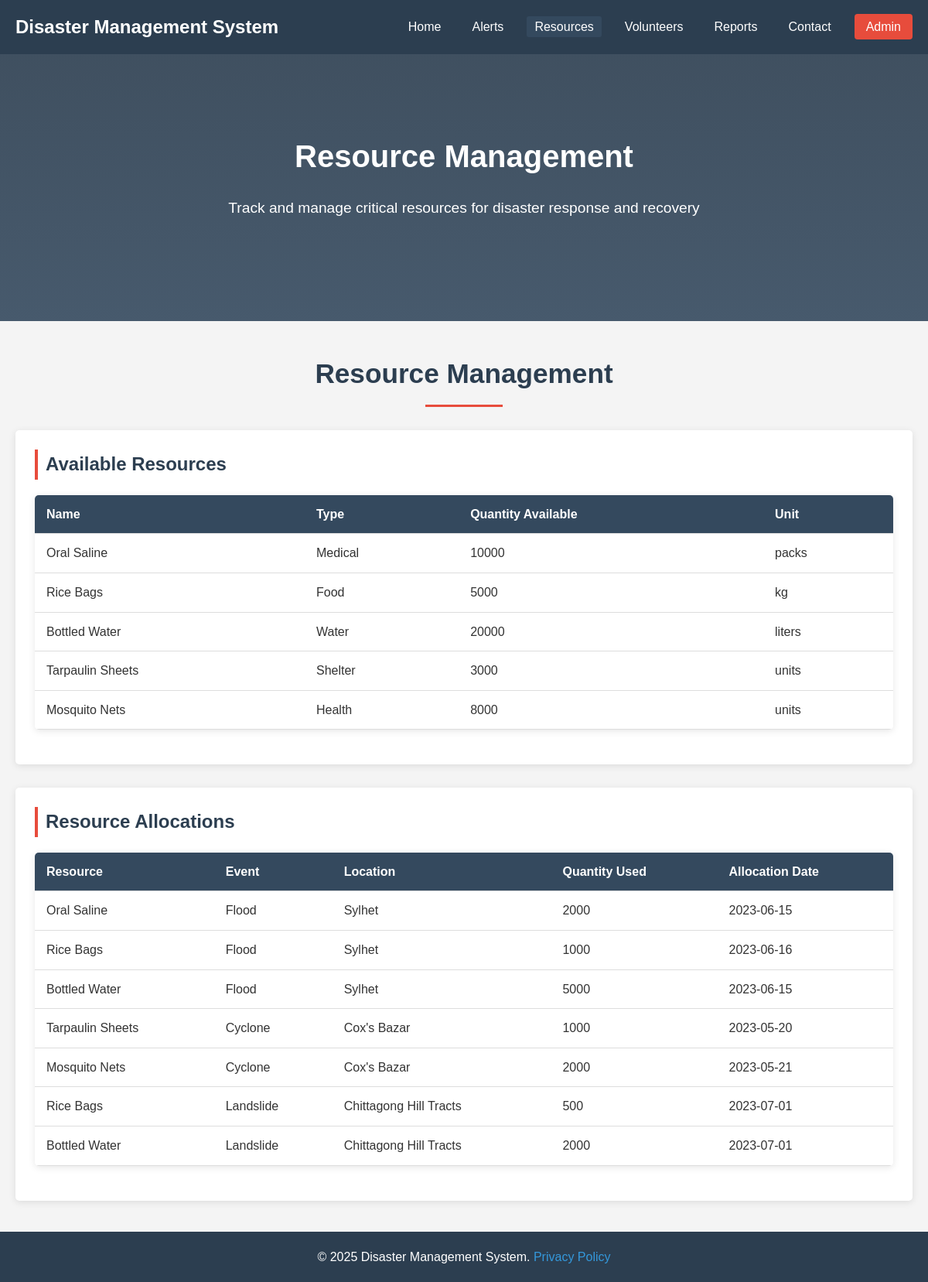
The app's page /resources.php with its own data.
### tables this page shows
CREATE TABLE Resources (
    resource_id INT AUTO_INCREMENT PRIMARY KEY,
    name VARCHAR(100) NOT NULL,
    type VARCHAR(50) NOT NULL,
    quantity_available INT NOT NULL,
    unit VARCHAR(20) NOT NULL
);

CREATE TABLE Resource_Allocation (
    allocation_id INT AUTO_INCREMENT PRIMARY KEY,
    event_id INT NOT NULL,
    resource_id INT NOT NULL,
    quantity_used INT NOT NULL,
    allocation_date DATE DEFAULT (CURRENT_DATE),
    FOREIGN KEY (event_id) REFERENCES Disaster_Events(event_id) ON DELETE CASCADE,
    FOREIGN KEY (resource_id) REFERENCES Resources(resource_id) ON DELETE CASCADE
);

CREATE TABLE Disaster_Events (
    event_id INT AUTO_INCREMENT PRIMARY KEY,
    type VARCHAR(50) NOT NULL,
    location VARCHAR(100) NOT NULL,
    severity VARCHAR(20) NOT NULL,
    start_date DATE NOT NULL,
    end_date DATE
);

### resources.php (the view, shortened to what this page needs)
<?php
include 'db_connect.php';
$resources = $pdo->query("SELECT * FROM Resources")->fetchAll(PDO::FETCH_ASSOC);
$allocations = $pdo->query("
    SELECT ra.*, r.name as resource_name, e.type as event_type, e.location
    FROM Resource_Allocation ra
    JOIN Resources r ON ra.resource_id = r.resource_id
    JOIN Disaster_Events e ON ra.event_id = e.event_id
")->fetchAll(PDO::FETCH_ASSOC);
?>
<!DOCTYPE html>
<html lang="en">
<head>
    <link rel="stylesheet" href="css/style.css">
</head>
<body>
    <header>
        <nav>
            <div class="logo">Disaster Management System</div>
            <ul>
                <li><a href="index.php">Home</a></li>
                <li><a href="alerts.php">Alerts</a></li>
                <li><a href="resources.php" class="active">Resources</a></li>
                <li><a href="volunteers.php">Volunteers</a></li>
                <li><a href="reports.php">Reports</a></li>
                <li><a href="contact.php">Contact</a></li>
                <li><a href="admin_login.php">Admin</a></li>
            </ul>
        </nav>
    </header>
    <section class="hero">
        <div class="hero-content">
            <h1>Resource Management</h1>
            <p>Track and manage critical resources for disaster response and recovery</p>
        </div>
    </section>
    <section class="content">
        <h1>Resource Management</h1>
        <div class="resource-section">
            <h2>Available Resources</h2>
            <table>
                <thead>
                    <tr>
                        <th>Name</th>
                        <th>Type</th>
                        <th>Quantity Available</th>
                        <th>Unit</th>
                    </tr>
                </thead>
                <tbody>
                    <?php if (count($resources) > 0): ?>
                        <?php foreach ($resources as $resource): ?>
                        <tr>
                            <td><?php echo htmlspecialchars($resource['name']); ?></td>
                            <td><?php echo htmlspecialchars($resource['type']); ?></td>
                            <td><?php echo htmlspecialchars($resource['quantity_available']); ?></td>
                            <td><?php echo htmlspecialchars($resource['unit']); ?></td>
                        </tr>
                    <?php endforeach; ?>
                    <?php else: ?>
                        <tr>
                            <td colspan="4">No resources available at this time.</td>
                        </tr>
                    <?php endif; ?>
                </tbody>
            </table>
        </div>
        <div class="resource-section">
            <h2>Resource Allocations</h2>
            <table>
                <thead>
                    <tr>
                        <th>Resource</th>
                        <th>Event</th>
                        <th>Location</th>
                        <th>Quantity Used</th>
                        <th>Allocation Date</th>
                    </tr>
                </thead>
                <tbody>
                    <?php if (count($allocations) > 0): ?>
                        <?php foreach ($allocations as $allocation): ?>
                        <tr>
                            <td><?php echo htmlspecialchars($allocation['resource_name']); ?></td>
                            <td><?php echo htmlspecialchars($allocation['event_type']); ?></td>
                            <td><?php echo htmlspecialchars($allocation['location']); ?></td>
                            <td><?php echo htmlspecialchars($allocation['quantity_used']); ?></td>
                            <td><?php echo htmlspecialchars($allocation['allocation_date']); ?></td>
                        </tr>
                        <?php endforeach; ?>
                    <?php else: ?>
                        <tr>
                            <td colspan="5">No resource allocations available at this time.</td>
                        </tr>
                    <?php endif; ?>
                </tbody>
            </table>
        </div>
    </section>
    <footer>
        <p>&copy; 2025 Disaster Management System. <a href="#">Privacy Policy</a></p>
    </footer>
</body>
</html>

### style.css (style rules this page uses)
* { margin: 0; padding: 0; box-sizing: border-box; }
body { font-family: 'Arial', sans-serif; line-height: 1.6; color: #333; background-color: #f4f4f4; }
header { background-color: #2c3e50; color: white; padding: 1rem 0; position: sticky; top: 0; z-index: 100; }
nav { display: flex; justify-content: space-between; align-items: center; max-width: 1200px; margin: 0 auto; padding: 0 20px; }
.logo { font-size: 1.5rem; font-weight: bold; color: white; }
nav ul { display: flex; list-style: none; }
nav ul li { margin-left: 20px; }
nav ul li a { color: white; text-decoration: none; padding: 5px 10px; border-radius: 3px; transition: background-color 0.3s; }
nav ul li a:hover, nav ul li a.active { background-color: #34495e; }
nav ul li a[href="admin_login.php"] { background-color: #e74c3c; color: white; padding: 8px 15px; border-radius: 4px; }
.hero { background: linear-gradient(rgba(44, 62, 80, 0.9), rgba(52, 73, 94, 0.9)); color: white; text-align: center; padding: 100px 20px; }
.hero-content h1 { font-size: 2.5rem; margin-bottom: 20px; }
.hero-content p { font-size: 1.2rem; margin-bottom: 30px; max-width: 800px; margin-left: auto; margin-right: auto; }
footer { background-color: #2c3e50; color: white; text-align: center; padding: 20px; margin-top: 40px; }
footer a { color: #3498db; text-decoration: none; }
.content { max-width: 1200px; margin: 40px auto; padding: 0 20px; }
.content h1 { color: #2c3e50; margin-bottom: 30px; text-align: center; font-size: 2.2rem; position: relative; padding-bottom: 15px; }
.content h1::after { content: ''; position: absolute; bottom: 0; left: 50%; transform: translateX(-50%); width: 100px; height: 3px; background-color: #e74c3c; }
table { width: 100%; border-collapse: collapse; margin: 20px 0; background-color: white; box-shadow: 0 2px 10px rgba(0, 0, 0, 0.1); border-radius: 5px; overflow: hidden; }
thead { background-color: #34495e; color: white; }
th, td { padding: 12px 15px; text-align: left; border-bottom: 1px solid #ddd; }
.resource-section, .volunteer-section, .report-section, .alert-list, .contact-form { background-color: white; padding: 25px; border-radius: 5px; box-shadow: 0 2px 10px rgba(0, 0, 0, 0.1); margin-bottom: 30px; }
.resource-section h2, .volunteer-section h2, .report-section h2 { color: #2c3e50; margin-bottom: 20px; font-size: 1.5rem; border-left: 4px solid #e74c3c; padding-left: 10px; }

### records on screen
resources: name "Oral Saline", type "Medical", quantity_available "10000", unit "packs"
resources: name "Rice Bags", type "Food", quantity_available "5000", unit "kg"
resources: name "Bottled Water", type "Water", quantity_available "20000", unit "liters"
resources: name "Tarpaulin Sheets", type "Shelter", quantity_available "3000", unit "units"
resources: name "Mosquito Nets", type "Health", quantity_available "8000", unit "units"
resource_allocation: resource.name "Oral Saline", event.type "Flood", event.location "Sylhet", quantity_used "2000", allocation_date "2023-06-15"
resource_allocation: resource.name "Rice Bags", event.type "Flood", event.location "Sylhet", quantity_used "1000", allocation_date "2023-06-16"
resource_allocation: resource.name "Bottled Water", event.type "Flood", event.location "Sylhet", quantity_used "5000", allocation_date "2023-06-15"
resource_allocation: resource.name "Tarpaulin Sheets", event.type "Cyclone", event.location "Cox's Bazar", quantity_used "1000", allocation_date "2023-05-20"
resource_allocation: resource.name "Mosquito Nets", event.type "Cyclone", event.location "Cox's Bazar", quantity_used "2000", allocation_date "2023-05-21"
resource_allocation: resource.name "Rice Bags", event.type "Landslide", event.location "Chittagong Hill Tracts", quantity_used "500", allocation_date "2023-07-01"
resource_allocation: resource.name "Bottled Water", event.type "Landslide", event.location "Chittagong Hill Tracts", quantity_used "2000", allocation_date "2023-07-01"
